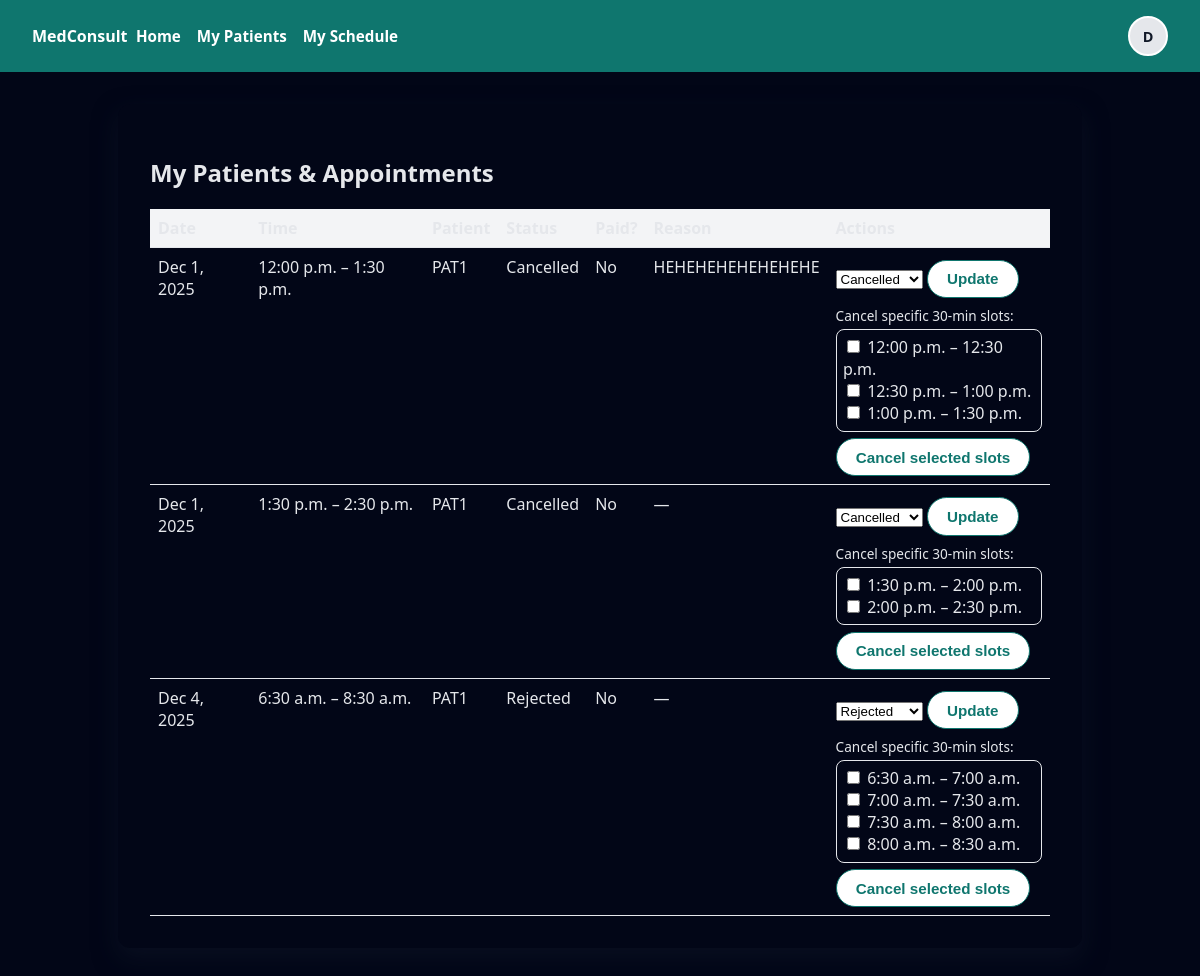
Screenshot of /doctor/appointments/ (signed in) with the database file from the repository.
### core/models.py (models this page shows, shortened)
class User(AbstractBaseUser, PermissionsMixin):
    ROLE_CHOICES = (
        ("patient", "Patient"),
        ("doctor", "Doctor"),
        ("admin", "Admin"),
    )
    id = models.UUIDField(primary_key=True, default=uuid.uuid4, editable=False)
    email = models.EmailField(unique=True)
    role = models.CharField(max_length=20, choices=ROLE_CHOICES)
    created_at = models.DateTimeField(auto_now_add=True)
    profile_image = models.ImageField(
        upload_to="profile_images/",
        blank=True,
        null=True,
    )
    theme_preference = models.CharField(
        max_length=10,
        choices=(("light", "Light"), ("dark", "Dark")),
        default="light",
    )
    location_tracking_enabled = models.BooleanField(default=False)
    is_active = models.BooleanField(default=True)
    is_staff = models.BooleanField(default=False)
    objects = UserManager()
    USERNAME_FIELD = "email"
    REQUIRED_FIELDS = []  # email + password only

class Appointment(models.Model):
    STATUS_CHOICES = (
        ("requested", "Requested"),
        ("approved", "Approved"),
        ("rejected", "Rejected"),
        ("completed", "Completed"),
        ("cancelled", "Cancelled"),
    )
    id = models.UUIDField(primary_key=True, default=uuid.uuid4, editable=False)
    patient = models.ForeignKey(
        User,
        on_delete=models.CASCADE,
        related_name="patient_appointments",
        limit_choices_to={"role": "patient"},
    )
    doctor = models.ForeignKey(
        User,
        on_delete=models.CASCADE,
        related_name="doctor_appointments",
        limit_choices_to={"role": "doctor"},
    )
    scheduled_for = models.DateTimeField()
    reason = models.TextField(blank=True, null=True)
    status = models.CharField(max_length=20, choices=STATUS_CHOICES, default="requested")
    payment = models.ForeignKey(
        "Payment",
        on_delete=models.SET_NULL,
        null=True,
        blank=True,
        related_name="appointments",
    )
    created_at = models.DateTimeField(auto_now_add=True)
    updated_at = models.DateTimeField(auto_now=True)
    class Meta:
        constraints = [
            models.UniqueConstraint(
                fields=["doctor", "scheduled_for"],
                name="unique_doctor_timeslot",
            )
        ]

class PatientProfile(models.Model):
    id = models.UUIDField(primary_key=True, default=uuid.uuid4, editable=False)
    user = models.OneToOneField(User, on_delete=models.CASCADE, related_name="patient_profile")
    full_name = models.CharField(max_length=255)
    date_of_birth = models.CharField(max_length=50)  # keep as text for now to mirror TS
    gender = models.CharField(max_length=50)
    contact_number = models.CharField(max_length=50)
    address = models.TextField()
    emergency_contact = models.CharField(max_length=255, blank=True, null=True)
    insurance_provider = models.CharField(max_length=255, blank=True, null=True)
    insurance_policy_number = models.CharField(max_length=255, blank=True, null=True)

### core/views.py (the view)
# urls.py: path("doctor/appointments/", views.doctor_appointment_list, name="doctor-appointments"),
@role_required("doctor")
def doctor_appointment_list(request):
    qs = Appointment.objects.filter(doctor=request.user).order_by("scheduled_for")
    blocks = group_appointments_for_doctor(qs)
    for block in blocks:
        slot_ranges = []
        for appt in block["slots"]:
            slot_ranges.append(
                {
                    "id": appt.id,
                    "start": appt.scheduled_for,
                    "end": appt.scheduled_for + SLOT_DELTA,
                }
            )
        block["slot_ranges"] = slot_ranges
    return render(
        request,
        "core/appointments_doctor_list.html",
        {"appointment_blocks": blocks},
    )

### core/views.py (called while the page is built)
def role_required(required_role):
    def decorator(view_func):
        @wraps(view_func)
        @login_required
        def _wrapped_view(request, *args, **kwargs):
            if request.user.role == "admin" or request.user.role == required_role:
                return view_func(request, *args, **kwargs)
            return HttpResponseForbidden("You do not have permission to access this resource.")
        return _wrapped_view
    return decorator

### core/templates/core/appointments_doctor_list.html (shortened to what this page needs)
{% extends "core/base.html" %}
{% block content %}
<h2>My Patients & Appointments</h2>
<table style="width:100%; border-collapse:collapse; margin-top:1rem;">
    <thead>
        <tr style="background:#f3f4f6;">
            <th style="text-align:left; padding:0.5rem; border-bottom:1px solid #e5e7eb;">Date</th>
            <th style="text-align:left; padding:0.5rem; border-bottom:1px solid #e5e7eb;">Time</th>
            <th style="text-align:left; padding:0.5rem; border-bottom:1px solid #e5e7eb;">Patient</th>
            <th style="text-align:left; padding:0.5rem; border-bottom:1px solid #e5e7eb;">Status</th>
            <th style="text-align:left; padding:0.5rem; border-bottom:1px solid #e5e7eb;">Paid?</th>
            <th style="text-align:left; padding:0.5rem; border-bottom:1px solid #e5e7eb;">Reason</th>
            <th style="text-align:left; padding:0.5rem; border-bottom:1px solid #e5e7eb;">Actions</th>
        </tr>
    </thead>
    <tbody>
        {% if appointment_blocks %}
            {% for block in appointment_blocks %}
                <tr valign="top">
                    <td style="padding:0.5rem; border-bottom:1px solid #e5e7eb;">
                        {{ block.start|date:"M j, Y" }}
                    </td>
                    <td style="padding:0.5rem; border-bottom:1px solid #e5e7eb;">
                        {{ block.start|time:"g:i a" }} – {{ block.end|time:"g:i a" }}
                    </td>
                    <td style="padding:0.5rem; border-bottom:1px solid #e5e7eb;">
                        {% if block.patient.patient_profile %}
                            {{ block.patient.patient_profile.full_name }}
                        {% else %}
                            {{ block.patient.email }}
                        {% endif %}
                    </td>
                    <td style="padding:0.5rem; border-bottom:1px solid #e5e7eb;">
                        {{ block.status|title }}
                    </td>
                    <td style="padding:0.5rem; border-bottom:1px solid #e5e7eb;">
                        {% if block.payment and block.payment.status == "paid" %}
                            Yes
                        {% else %}
                            No
                        {% endif %}
                    </td>
                    <td style="padding:0.5rem; border-bottom:1px solid #e5e7eb;">
                        {{ block.reason|default:"—" }}
                    </td>
                    <td style="padding:0.5rem; border-bottom:1px solid #e5e7eb;">
                        <form method="post" action="{% url 'doctor-update-appointments' %}" style="margin-bottom:0.5rem;">
                            <select name="new_status">
                                <option value="rejected" {% if block.status == "rejected" %}selected{% endif %}>Rejected</option>
                                <option value="cancelled" {% if block.status == "cancelled" %}selected{% endif %}>Cancelled</option>
                            </select>
                            <button type="submit" class="button button-outline" style="margin-top:0.25rem;">
                                Update
                            </button>
                        </form>
                        <form method="post" action="{% url 'doctor-update-appointments' %}" style="margin-top:0.5rem;">
                            <div style="font-size:0.85rem; margin-bottom:0.25rem;">
                                Cancel specific 30-min slots:
                            </div>
                            <div style="max-height:140px; overflow:auto; border:1px solid #e5e7eb; padding:0.4rem; border-radius:0.5rem; margin-bottom:0.4rem;">
                                {% for sr in block.slot_ranges %}
                                    <div>
                                        <label>
                                            <input type="checkbox" name="slot_ids" value="{{ sr.id }}">
                                            {{ sr.start|time:"g:i a" }} – {{ sr.end|time:"g:i a" }}
                                        </label>
                                    </div>
                                {% endfor %}
                            </div>
                            <button type="submit" class="button button-outline">
                                Cancel selected slots
                            </button>
                        </form>
                    </td>
                </tr>
            {% endfor %}
        {% else %}
            <tr>
                <td colspan="7" style="padding:0.75rem; text-align:center; color:#6b7280;">
                    No appointments yet.
                </td>
            </tr>
        {% endif %}
    </tbody>
</table>
{% endblock %}

### core/templates/core/base.html (shortened to what this page needs)
<!DOCTYPE html>
<html lang="en">
<head>
</head>
<body class="{% if request.user.is_authenticated and request.user.theme_preference == 'dark' %}theme-dark{% else %}theme-light{% endif %}">
<header>
    <div class="nav-left">
        <div class="brand">MedConsult</div>
        <a href="{% url 'welcome' %}">Home</a>
        {% if request.user.is_authenticated %}
            {% if request.user.role == "patient" %}
                <a href="{% url 'patient-appointments' %}">My Appointments</a>
                <a href="{% url 'payment-page' %}">Payments</a>
            {% elif request.user.role == "doctor" %}
                <a href="{% url 'doctor-appointments' %}">My Patients</a>
                <a href="{% url 'doctor-schedule' %}">My Schedule</a>
            {% elif request.user.role == "admin" %}
                <a href="/admin/">Admin</a>
            {% endif %}
        {% endif %}
    </div>
    <div class="nav-right">
        {% if request.user.is_authenticated %}
            <div class="avatar-wrapper" id="avatar-wrapper">
                <div class="avatar-circle" id="avatar-toggle">
                    {% if request.user.profile_image %}
                        <img src="{{ request.user.profile_image.url }}" alt="Profile">
                    {% else %}
                        <span class="avatar-initial">
                            {{ request.user.email|first|upper }}
                        </span>
                    {% endif %}
                </div>
            </div>
        {% else %}
            <a href="{% url 'login-page' %}">Login</a>
            <a href="{% url 'signup-patient-page' %}">Patient Signup</a>
            <a href="{% url 'signup-doctor-page' %}">Doctor Signup</a>
        {% endif %}
    </div>
</header>
<div class="container">
    {% block content %}{% endblock %}
</div>
</body>
</html>

### core/templates/core/base.html (style rules this page uses)
body { font-family: system-ui, -apple-system, BlinkMacSystemFont, "Segoe UI", sans-serif; margin: 0; padding: 0; }
body.theme-dark { background: #020617; color: #e5e7eb; }
header { background: #0f766e; color: white; padding: 1rem 2rem; display: flex; align-items: center; justify-content: space-between; }
header .brand { font-weight: 700; }
header .nav-left a, header .nav-center a { color: white; margin-right: 1rem; text-decoration: none; font-weight: 600; font-size: 0.95rem; }
header .nav-left, header .nav-center { display: flex; align-items: center; }
.container { max-width: 900px; margin: 2rem auto; background: white; padding: 2rem; border-radius: 0.75rem; box-shadow: 0 10px 25px rgba(15,23,42,0.08); }
body.theme-dark .container { background: #020617; color: #e5e7eb; box-shadow: 0 10px 25px rgba(15,23,42,0.5); }
.button { display: inline-block; padding: 0.6rem 1.2rem; border-radius: 999px; border: none; cursor: pointer; text-decoration: none; font-weight: 600; font-size: 0.95rem; }
.button-outline { border: 1px solid #0f766e; color: #0f766e; background: white; }
.nav-right { display: flex; align-items: center; gap: 0.75rem; }
.avatar-wrapper { position: relative; }
.avatar-circle { width: 36px; height: 36px; border-radius: 999px; background: #e5e7eb; display: flex; align-items: center; justify-content: center; overflow: hidden; cursor: pointer; border: 2px solid #ffffff; }
.avatar-initial { font-size: 0.9rem; font-weight: 700; color: #111827; }

### rows the page displays
User: user.email|first "D", start "Dec 1, 2025", start "12:00 p.m.", end "1:30 p.m.", patient.patient_profile.full_name "PAT1", status "Cancelled", reason "HEHEHEHEHEHEHEHE", end "12:30 p.m." "1:00 p.m." "1:30 p.m." "2:00 p.m." "2:30 p.m." "7:00 a.m." "7:30 a.m." "8:00 a.m." "8:30 a.m.", start "1:30 p.m.", end "2:30 p.m.", reason "—", start "Dec 4, 2025", start "6:30 a.m.", end "8:30 a.m.", status "Rejected"
Appointment: start "12:00 p.m."
Appointment: start "12:30 p.m."
Appointment: start "1:00 p.m."
Appointment: start "1:30 p.m."
Appointment: start "2:00 p.m."
Appointment: start "6:30 a.m."
Appointment: start "7:00 a.m."
Appointment: start "7:30 a.m."
Appointment: start "8:00 a.m."
